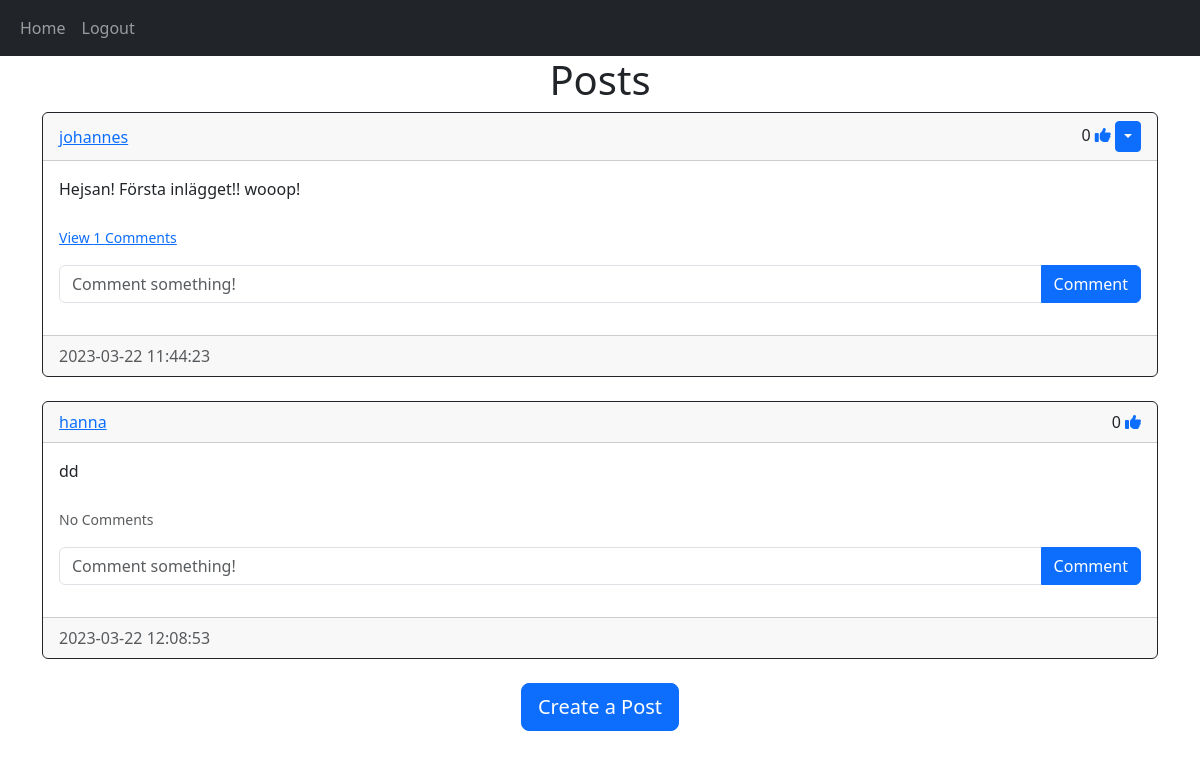
Screenshot of /home (signed in) with the database file from the repository.
### website/models.py (models this page shows)
class Post(db.Model):
    id = db.Column(db.Integer, primary_key=True)
    text = db.Column(db.Text, nullable=False)
    date_created = db.Column(db.DateTime(timezone=True), default=func.now())
    author = db.Column(db.Integer, db.ForeignKey("user.id", ondelete="CASCADE"), nullable=False)
    comments = db.relationship("Comment", backref="post", passive_deletes=True)
    likes = db.relationship("Like", backref="post", passive_deletes=True)

class User(db.Model, UserMixin):
    id = db.Column(db.Integer, primary_key=True)
    email = db.Column(db.String(150), unique=True)
    username = db.Column(db.String(150), unique=True)
    password = db.Column(db.String(150))
    date_created = db.Column(db.DateTime(timezone=True), default=func.now())
    posts = db.relationship("Post", backref="user", passive_deletes=True)
    comments = db.relationship("Comment", backref="user", passive_deletes=True)
    likes = db.relationship("Like", backref="user", passive_deletes=True)

### website/views.py (the view)
@views.route("/")
@views.route("/home")
@login_required
def home():
    posts = Post.query.all()
    return render_template("home.html", user = current_user, posts = posts)

### website/__init__.py (called while the page is built)
def create_app():
    app = Flask(__name__)
    app.config['SECRET_KEY'] = "helloworld"
    app.config['SQLALCHEMY_DATABASE_URI'] = f'sqlite:///{DB_NAME}'
    db.init_app(app)
    from .views import views
    from .auth import auth
    app.register_blueprint(views, url_prefix="/")
    app.register_blueprint(auth, url_prefix="/")
    from .models import User, Post, Comment, Like
    create_database(app)
    login_manager = LoginManager()
    login_manager.login_view = "auth.login"
    login_manager.init_app(app)
    @login_manager.user_loader
    def load_user(id):
        return User.query.get(int(id))
    return app

### website/templates/home.html (shortened to what this page needs)
{% extends "posts_div.html" %}

### website/templates/posts_div.html (shortened to what this page needs)
{% extends "base.html" %} {% block title %}Home{% endblock %} {% block content
    %}
    <h1 align="center">{% block header %}Posts{% endblock %}</h1>
    <div id="posts">
      {% for post in posts %}
      <div class="card border-dark">
        <div class="card-header d-flex justify-content-between align-items-center">
          <a href="/posts/{{post.user.username}}">{{post.user.username}}</a>
          <div>
            {{post.Likes|length}}
            {% if user.id in post.Likes|map(attribute="author")|list %}
            <a href="/like-post/{{post.id}}"><i class="fa-regular fa-thumbs-up"></i></a>
            {% else %}
            <a href="/like-post/{{post.id}}"><i class="fa-solid fa-thumbs-up"></i></a>
            {% endif %}
            {% if user.id == post.author %}
          <div class="btn-group">
            <button type="button" class="btn btn-sm btn-primary dropdown-toggle" data-bs-toggle="dropdown"></button>
          </div>
          {% endif %}
        </div>
        </div>
        <div class="card-body">
          <div class="card-text">{{post.text}}</div>
          <br>
          <p class="card-text">
            {% if post.comments|length > 0 %}
            <a data-bs-toggle="collapse" href="#comments-{{post.id}}" role="button">
              <small>View {{post.comments|length}} Comments</small>
            </a>
            {% else %}
            <small class="text-muted">No Comments</small>
            {% endif %}
          </p>
          <form class="input-group mb-3" method="POST" action="/create-comment/{{post.id}}">
            <input type="text" id="text" name="text" class="form-control" placeholder="Comment something!"/>
            <button type="submit" class="btn btn-primary">Comment</button>
          </form>
        </div>
        <div class="card-footer text-muted">{{post.date_created}}</div>
      </div>
      <br> {% endfor %}
    </div>
    {% block footer %}
    <div align="center">
      <a href="/create-post"><button type="button" class="btn btn-primary btn-lg">Create a Post</button></a>
    </div>
    {% endblock %} {% endblock %}

### rows the page displays
Post: user.username "johannes", Likes|length "0", text "Hejsan! Första inlägget!! wooop!", comments|length "1", date_created "2023-03-22 11:44:23"
Post: user.username "hanna", Likes|length "0", text "dd", shows "No Comments", date_created "2023-03-22 12:08:53"
